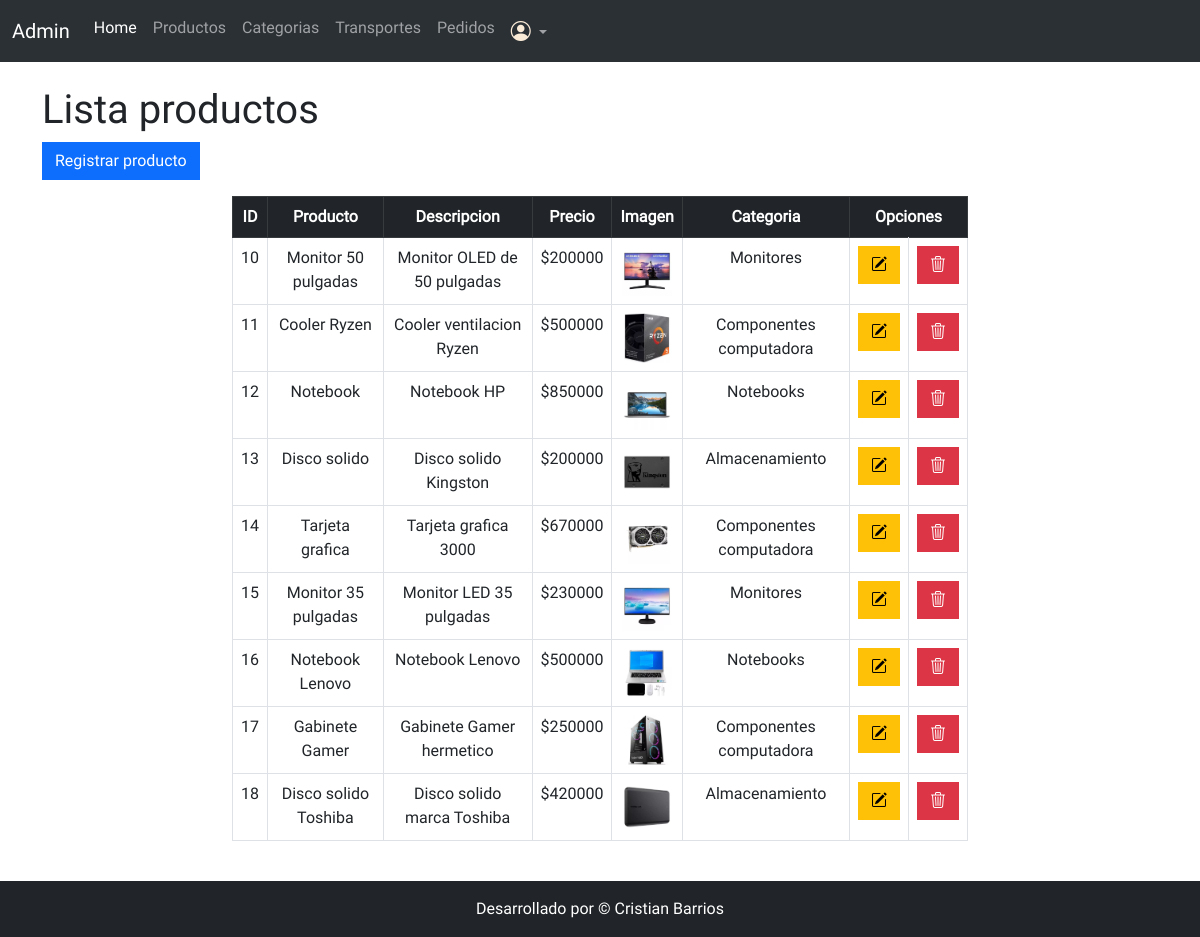
Page /modulos/productos/index.php (signed in) on the committed database.
### tables this page shows
CREATE TABLE `productos` (
  `id` int(11) NOT NULL,
  `nombre` varchar(250) DEFAULT NULL,
  `descripcion` varchar(250) DEFAULT NULL,
  `precio` int(11) DEFAULT NULL,
  `imagen` varchar(250) DEFAULT NULL,
  `categoria` int(11) DEFAULT NULL
);

CREATE TABLE `categorias` (
  `id` int(11) NOT NULL,
  `categoria` varchar(250) DEFAULT NULL
);

### modulos/productos/index.php (the view, shortened to what this page needs)
<?php
    if (isset($_SESSION['admin'])) {
?>
<!doctype html>
<html lang="en">
  <head>
    <link href="https://cdn.jsdelivr.net/npm/bootstrap@5.3.0/dist/css/bootstrap.min.css" rel="stylesheet">
    <link rel="stylesheet" href="https://cdn.jsdelivr.net/npm/bootstrap-icons@1.10.5/font/bootstrap-icons.css">
    <link rel="stylesheet" href="../../styles.css">
  </head>
  <body>
    <?php include('../../includes/menu-admin.php'); ?>
    <div class="container my-4">
        <h1>Lista productos</h1>
         <div class="d-flex justify-content-start mb-3">
            <a href="registrarProductoForm.php" class="btn btn-primary rounded-0">Registrar producto</a>
        </div>
        <?php
            require('../../includes/conexion.php');
            $query = "SELECT productos.id, productos.nombre, productos.descripcion, productos.precio, productos.imagen, categorias.categoria FROM productos INNER JOIN categorias WHERE productos.categoria = categorias.id";
            $result = mysqli_query($conn, $query);
            if(mysqli_num_rows($result) > 0){
        ?>
        <div class="row justify-content-center">
            <div class="col-md-8">
                <table class="table table-bordered text-center">
                    <thead class="table-dark">
                        <tr>
                            <th>ID</th>
                            <th>Producto</th>
                            <th>Descripcion</th>
                            <th>Precio</th>
                            <th>Imagen</th>
                            <th>Categoria</th>
                            <th colspan="2">Opciones</th>
                        </tr>
                    </thead>
                    <tbody>
                    <?php
                        while($row = mysqli_fetch_assoc($result)):
                    ?>
                        <tr>
                            <td><?php echo $row['id'];  ?></td>
                            <td><?php echo $row['nombre'];  ?></td>
                            <td><?php echo $row['descripcion'];  ?></td>
                            <td>$<?php echo $row['precio'];  ?></td>
                            <td><img style="max-height: 50px" src="<?php echo $row['imagen']; ?>"></td>
                            <td><?php echo $row['categoria'];  ?></td>
                            <td><a href="editarProductoForm.php?id=<?php echo $row['id']; ?>" class="btn btn-warning rounded-0"><i class="bi bi-pencil-square"></i></a></td>
                            <td><a href="eliminarProducto.php?id=<?php echo $row['id']; ?>" class="btn btn-danger rounded-0"><i class="bi bi-trash3"></i></a></td>
                        </tr>
                    </tbody>
                    <?php endwhile; ?>
                </table>
                <?php
            } else {
                echo "<p>No hay registros.</p>";
            }
        ?>
            </div>
        </div>
    </div>
    <?php
        include('../../includes/footer.php');
    ?>
  </body>
</html>
<?php
    }else{
        header("Location: /pagina-productos/login-admin.php");
        exit();
    }
?>

### styles.css (style rules this page uses)
body { font-family: 'Roboto', 'Rethink Sans', 'Afacad', 'Open Sans', sans-serif; display: flex; flex-direction: column; min-height: 100vh; }

### rows in the picture
productos: id "10", nombre "Monitor 50 pulgadas", descripcion "Monitor OLED de 50 pulgadas", precio "200000", imagen (picture), categoria.categoria "Monitores"
productos: id "11", nombre "Cooler Ryzen", descripcion "Cooler ventilacion Ryzen", precio "500000", imagen (picture), categoria.categoria "Componentes computadora"
productos: id "12", nombre "Notebook", descripcion "Notebook HP", precio "850000", imagen (picture), categoria.categoria "Notebooks"
productos: id "13", nombre "Disco solido", descripcion "Disco solido Kingston", precio "200000", imagen (picture), categoria.categoria "Almacenamiento"
productos: id "14", nombre "Tarjeta grafica", descripcion "Tarjeta grafica 3000", precio "670000", imagen (picture), categoria.categoria "Componentes computadora"
productos: id "15", nombre "Monitor 35 pulgadas", descripcion "Monitor LED 35 pulgadas", precio "230000", imagen (picture), categoria.categoria "Monitores"
productos: id "16", nombre "Notebook Lenovo", descripcion "Notebook Lenovo", precio "500000", imagen (picture), categoria.categoria "Notebooks"
productos: id "17", nombre "Gabinete Gamer", descripcion "Gabinete Gamer hermetico", precio "250000", imagen (picture), categoria.categoria "Componentes computadora"
productos: id "18", nombre "Disco solido Toshiba", descripcion "Disco solido marca Toshiba", precio "420000", imagen (picture), categoria.categoria "Almacenamiento"
